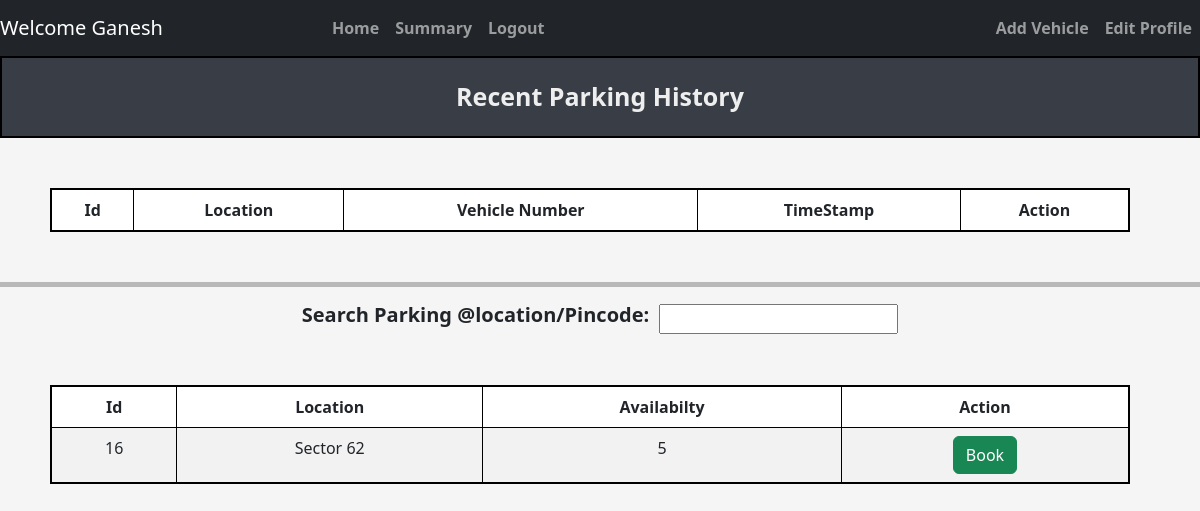
Screenshot of /user/dashboard (signed in) with the database file from the repository.
### tables this page shows
CREATE TABLE ParkingLot (
            lot_id INTEGER PRIMARY KEY AUTOINCREMENT,
            location_name TEXT NOT NULL,
            address TEXT NOT NULL,
            pincode TEXT NOT NULL,
            price INTEGER NOT NULL, 
            maxSpots INTEGER NOT NULL
        );

### controllers/user_controller.py (the view)
@user.route("/user/dashboard",methods = ['GET','POST'])
def dashboard():
    user_id = session['user_id']
    user_parking_data = getReserveParkingSpotData(user_id)
    availability_data = get_availability_data()
    print(user_parking_data)
    print(availability_data)
    return render_template("dashboard/user_dashboard.html",availability_data=availability_data, user_parking_data = user_parking_data)

### models/parking_lot.py (called while the page is built)
def get_availability_data():
    connection = sqlite3.connect(DATABASE_PARKING)
    cur = connection.cursor()
    cur.execute(
            '''
                select
                pl.lot_id,
                pl.address,
                Count(Case WHEN ps.status = 'A' THEN 1 END) As availabilty
                from ParkingLot PL
                Left Join
                ParkingSpots PS ON PL.lot_id = PS.lot_id
                Group By
                PL.lot_id,PL.address
            '''
            )
    result = cur.fetchall()
    connection.commit()
    connection.close()
    return result

def getReserveParkingSpotData(user_id):
    connection = sqlite3.connect(DATABASE_PARKING)
    cur = connection.cursor()
    print(user_id)
    cur.execute('''
                    select rp.spot_id,
                        pl.address AS location_name,
                        rp.vehicle_number,
                        rp.parking_timestamp,
                        ps.status
                        from Reserve_Parking_Spot rp
                    JOIN
                        ParkingLot pl on pl.lot_id = rp.lot_id
                    JOIN
                        ParkingSpots ps on rp.spot_id = ps.spot_id AND rp.lot_id = ps.lot_id
                    where
                        rp.user_id = (?)
                ''',(user_id,)
                )
    result = cur.fetchall()
    connection.commit()
    connection.close()
    return result

### templates/dashboard/user_dashboard.html (shortened to what this page needs)
{% extends "navbar.html" %}
{% block content %}
    <div class="title"> Recent Parking History </div>
        <table style="text-align: center;" class="table table-striped table-css table-bordered ">
                <thead>
                    <tr>
                    <th scope="col">Id</th>
                    <th scope="col">Location</th>
                    <th scope="col">Vehicle Number</th>
                    <th scope="col">TimeStamp</th>
                    <th scope="col">Action</th>
                    </tr>
                </thead>
        </table>
        <hr style="height: 5px; background-color: black; border: none;">
        <div class="center-wrapper">
            <div class = "search_location">
                <span>
                    <h5><b>Search Parking @location/Pincode: </b></h5>
                    <input type="text" id="searchInput" onkeyup="filterTable()">
                </span>
            </div>
        </div>
        <table id="dataTable" style="text-align: center;" class="table table-striped table-css table-bordered ">
                <thead>
                    <tr>
                        <th scope="col">Id</th>
                        <th scope="col">Location</th>
                        <th scope="col">Availabilty</th>
                        <th scope="col">Action</th>
                    </tr>
                </thead>
                <tbody>
                    {% for lot in availability_data %}
                        <tr>
                            <td scope="row">{{ lot[0] }}</td>
                            <td>{{ lot[1] }}</td>
                            <td>{{ lot[2] }}</td>
                            <td>
                                <form method="POST" action="{{ url_for ('user.bookSpot') }}">
                                    <button type="submit" class="btn btn-success"> Book </button>
                                </form>
                        </tr>
                    {% endfor %}
                </tbody>
            </table>
{% endblock %}

### static/css/style.css (style rules this page uses)
body { background-color: #f5f5f5; justify-content: center; }
.title { background-color: #393E46; border: 2px solid black; text-align: center; padding: 20px; font-weight: bold; font-size: 25px; margin-bottom: 20px; color: #EEEEEE; }
.table-css { margin: 50px; justify-content: center; width: 90vw; border: 2px solid black; }
.search_location span { display: flex; align-items: center; gap: 10px; }
.center-wrapper { display: flex; justify-content: center; align-items: center; }

### rows the page displays
ParkingLot: lot_id "16", address "Sector 62", maxSpots "5"

### other values shown
{{ session.get('name') }} "Ganesh"
